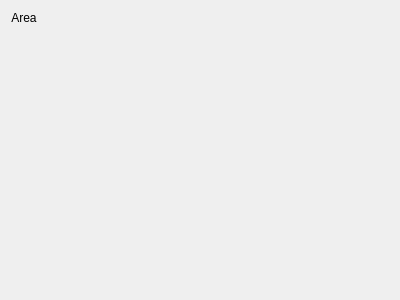
<?xml version="1.0" encoding="UTF-8"?>
<ui version="4.0">
 <class>QtTronGameDialog</class>
 <widget class="QDialog" name="QtTronGameDialog">
  <property name="geometry">
   <rect>
    <x>0</x>
    <y>0</y>
    <width>400</width>
    <height>300</height>
   </rect>
  </property>
  <property name="windowTitle">
   <string>The Tron Collection (C) 2008 Richel Bilderbeek</string>
  </property>
  <layout class="QGridLayout" name="gridLayout">
   <property name="leftMargin">
    <number>0</number>
   </property>
   <property name="topMargin">
    <number>0</number>
   </property>
   <property name="rightMargin">
    <number>0</number>
   </property>
   <property name="bottomMargin">
    <number>0</number>
   </property>
   <property name="spacing">
    <number>0</number>
   </property>
   <item row="0" column="0">
    <widget class="QWidget" name="area" native="true">
     <layout class="QFormLayout" name="formLayout">
      <item row="0" column="0">
       <widget class="QLabel" name="label">
        <property name="sizePolicy">
         <sizepolicy hsizetype="Minimum" vsizetype="Minimum">
          <horstretch>0</horstretch>
          <verstretch>0</verstretch>
         </sizepolicy>
        </property>
        <property name="text">
         <string>Area</string>
        </property>
        <property name="scaledContents">
         <bool>true</bool>
        </property>
        <property name="alignment">
         <set>Qt::AlignCenter</set>
        </property>
       </widget>
      </item>
     </layout>
    </widget>
   </item>
  </layout>
 </widget>
 <layoutdefault spacing="6" margin="11"/>
 <resources/>
 <connections/>
</ui>
